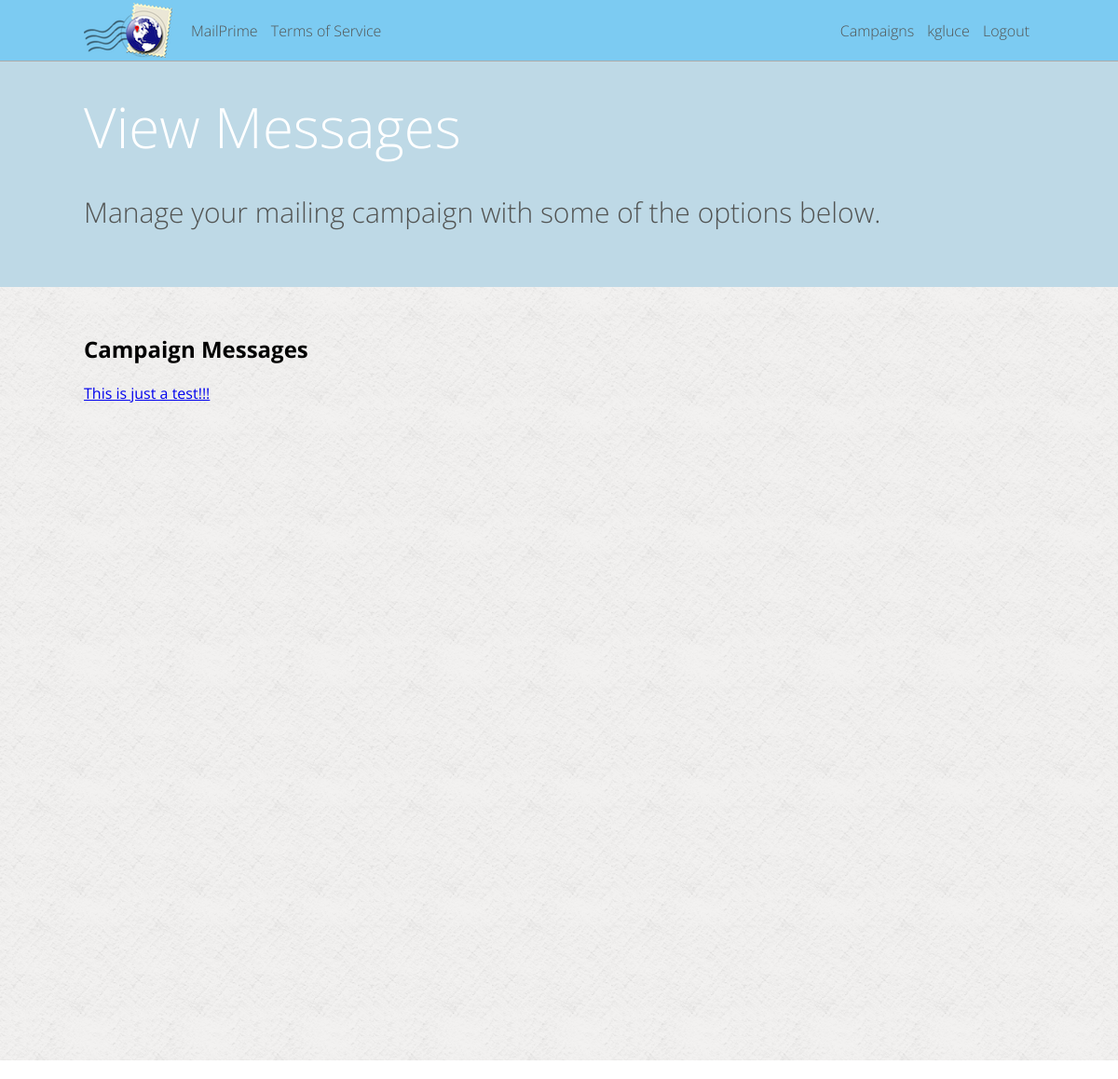
The page /kgluce/campaign-1/messages (signed in) on the database as committed earlier.
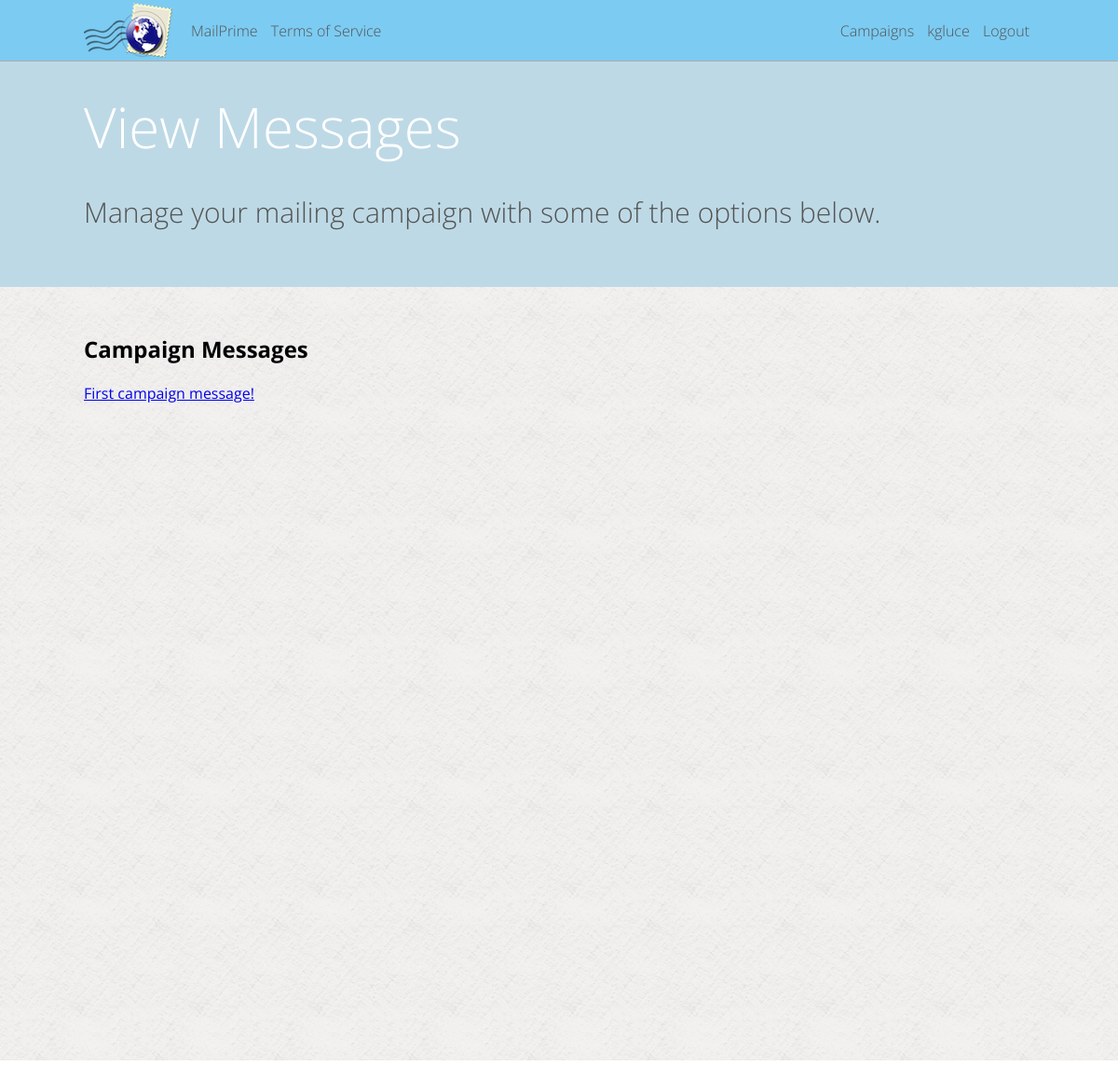
The same page on the database as committed later.
### mailer/models.py (models this page shows, shortened)
class Message(models.Model):
	title = models.CharField(max_length=200)
	body = models.TextField()
	link = models.URLField(max_length=200)
	template = models.ForeignKey('Template')
	campaign = models.ForeignKey('Campaign')
	created_date = models.DateTimeField(auto_now_add=True)
	deploy_date = models.DateTimeField()
	message_id = models.CharField(max_length=200, blank=True)

### mailer/message_views.py (the view)
# urls.py: url(r'^(\w+)/campaign-(\d+)/messages$', message_views.user_campaign_messages, name='user_campaign_messages'),
def user_campaign_messages(request, param_username, param_campaign_pk):
	page_vars = {"page_title": 'Campaign Messages'}
	try:
		campaign = Campaign.objects.get(pk = param_campaign_pk)
	except Campaign.DoesNotExist:
		raise Http404
	if campaign.user.username != request.user.username:
		raise Http404
	page_vars['campaign'] = campaign;
	if current_user(request) and request.user.username == param_username:
		campaign_messages = Message.objects.filter(campaign__pk = param_campaign_pk)
		page_vars['campaign_messages'] = campaign_messages
		return render(request, 'message/index.html', page_vars)
	else:
		raise Http404

### mailer/lib.py (called while the page is built)
def current_user(request):
	if request.user.is_authenticated():
		return True
	else:
		return False

### mailer/templates/message/index.html
{% extends "_base.html" %}
{% block content %}
<h2>Campaign Messages</h2>
{% for campaign_message in campaign_messages %}
<a href="/{{ user.username }}/campaign-{{ campaign_message.campaign.pk }}/message-{{ campaign_message.pk }}">{{ campaign_message.title }}</a>
{% endfor %}
{% endblock %}
{% block header %}
<h5 id="header_title">View Messages</h5>
<p id="header_desc">Manage your mailing campaign with some of the options below.</p>
{% endblock header %}

### mailer/templates/_base.html (shortened to what this page needs)
{% load staticfiles %}
<!DOCTYPE html>
<html>
<head>
	<link href="{% static 'css/base.css' %}" rel="stylesheet">
</head>
<body>
	<nav>
		<div class="menu_wrapper">
			<img id="nav_icon" src="{% static 'images/nav_icon.png' %}" height="59px"></img>
			<ul class="nav_left">
				<li><a class="nav_link" href="/">MailPrime</a></li>
				<li><a class="nav_link" href="/tos">Terms of Service</a></li>
			</ul>
			<ul class="nav_right">
				{% if user.is_authenticated %}
				<li><a class="nav_link" href="/{{ user.username }}/campaigns">Campaigns</a></li>
				<li><a class="nav_link" href="/{{ user.username }}/account">{{ user.username }}</a></li>
				<li><a class="nav_link" href="/logout">Logout</a></li>
				{% else %}
				<li><a class="nav_link" href="/login">Login</a></li>
				{% endif %}
			</ul>
		</div>
	</nav>
	<header>
		<div class="content_wrapper">
			{% block header %}{% endblock header %}
		</div>
	</header>
	<section id="main">
		<div class="content_wrapper">
			{% block content %}
			{% endblock %}
		</div>
	</section>
</body>
</html>

### static/css/base.css (style rules this page uses)
html, body { height: 100%; }
html { font-family: 'Open Sans', sans-serif; }
.menu_wrapper { margin: 0 auto; padding: 0; height: 65px; max-width: 1200px; width: 85%; }
nav { position: fixed; width: 100%; height: 65px; left: 0px; top: 0px; background-color: #7ccbf2; outline: 1px outset #ffffff; }
.menu_wrapper { margin: 0 auto; padding: 0; height: 65px; max-width: 1200px; min-width: 590px; width: 85%; }
.nav_left { float: left; list-style: none; height: 100%; margin: 0; padding: 0; }
.nav_left li { font-family: 'Open Sans', sans-serif; font-weight: 300; color: #525453; padding-top: 22px; display: inline-block; padding-right: 5px; padding-left: 5px; height: 43px; }
.nav_left li .nav_link { text-decoration: none; color: #525453; }
#nav_icon { float: left; margin-right: 15px; margin-top: 3px; margin-bottom: 3px; }
.nav_right { float: right; list-style: none; height: 100%; margin: 0; padding: 0; }
.nav_right li { font-family: 'Open Sans', sans-serif; font-weight: 300; color: #525453; padding-top: 22px; display: inline-block; padding-right: 5px; padding-left: 5px; height: 43px; }
.nav_right li .nav_link { text-decoration: none; color: #525453; }
.content_wrapper { margin: 0 auto; max-width: 1200px; width: 85%; padding: 0; height: 100%; }
body { margin: 0; padding: 0; }
header { background-color: #bed9e6; margin: 0; padding: 0; padding-top: 95px; padding-bottom: 30px; width: 100%; }
#header_title { font-family: 'Open Sans', sans-serif; font-weight: 300; color: #ffffff; font-size: 60px; margin: 0; padding: 0; }
#header_desc { font-family: 'Open Sans', sans-serif; font-weight: 300; color: #525453; font-size: 30px; }
section[id="main"] { width: 100%; margin: 0; padding: 0; padding-top: 30px; background-image: url('/static/images/white_pattern.png'); height: 100%; }

Rows that differ between the two databases and show on the page:
removed Message: title "This is just a test!!!"
added Message: title "First campaign message!"
